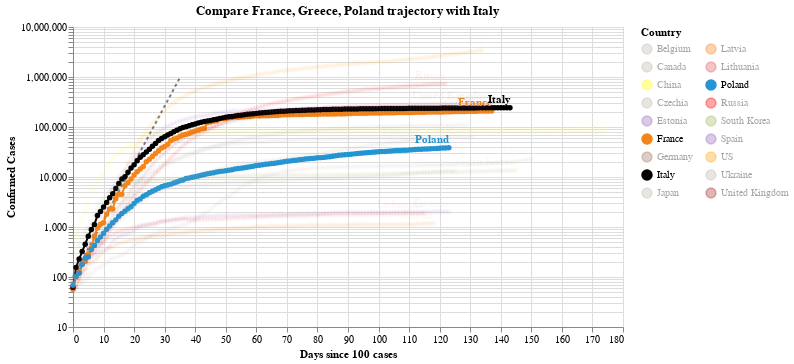

Write notebook code for a chart like this one.
### Code cell
#hide_input
chart2 = make_since_chart(dff2, ['France', 'Greece', 'Poland'], baseline_countries)
chart2

### Figure 1 — Vega-Lite specification as saved in the notebook (floating-point values rounded to 4 significant figures; data arrays with more than 128 entries replaced by an {"elided": "..."} marker saying what was removed)
{"config": {"view": {"continuousWidth": 400, "continuousHeight": 300}}, "layer": [{"data": {"name": "data-628230001892d6798b50651be41d1b3e"}, "mark": {"type": "line", "color": "black", "opacity": 0.5, "strokeDash": [3, 3]}, "encoding": {"x": {"type": "quantitative", "field": "Days since 100 cases"}, "y": {"type": "quantitative", "field": "Confirmed Cases"}}}, {"data": {"name": "data-d7082c4ddb33752e0b0c535cea8864a4"}, "mark": {"type": "line", "point": true}, "encoding": {"color": {"type": "nominal", "field": "Country", "legend": {"columns": 2}, "scale": {"domain": ["Belgium", "Canada", "China", "Czechia", "Estonia", "France", "Germany", "Italy", "Japan", "Latvia", "Lithuania", "Poland", "Russia", "South Korea", "Spain", "US", "Ukraine", "United Kingdom"], "range": ["#C1B7AD", "#C1B7AD", "yellow", "#C1B7AD", "#9467bd", "#F58518", "#9D755D", "black", "#C1B7AD", "#F58518", "#E45756", "#2495D3", "red", "#A1BA59", "#9467bd", "orange", "#C1B7AD", "brown"]}}, "opacity": {"condition": {"value": 1, "selection": "selector005"}, "value": 0.05}, "tooltip": [{"type": "nominal", "field": "Country"}, {"type": "temporal", "field": "Date"}, {"type": "quantitative", "field": "Confirmed Cases"}, {"type": "quantitative", "field": "Days since 100 cases"}], "x": {"type": "quantitative", "field": "Days since 100 cases"}, "y": {"type": "quantitative", "field": "Confirmed Cases", "scale": {"type": "log"}}}, "selection": {"selector005": {"type": "multi", "fields": ["Country"], "bind": "legend", "init": [{"Country": "France"}, {"Country": "Greece"}, {"Country": "Poland"}, {"Country": "Italy"}]}}, "width": 550}, {"data": {"name": "data-d7082c4ddb33752e0b0c535cea8864a4"}, "mark": {"type": "text", "align": "right", "dy": -8, "fontWeight": "bold"}, "encoding": {"color": {"type": "nominal", "field": "Country", "legend": {"columns": 2}, "scale": {"domain": ["Belgium", "Canada", "China", "Czechia", "Estonia", "France", "Germany", "Italy", "Japan", "Latvia", "Lithuania", "Poland", "Russia", "South Korea", "Spain", "US", "Ukraine", "United Kingdom"], "range": ["#C1B7AD", "#C1B7AD", "yellow", "#C1B7AD", "#9467bd", "#F58518", "#9D755D", "black", "#C1B7AD", "#F58518", "#E45756", "#2495D3", "red", "#A1BA59", "#9467bd", "orange", "#C1B7AD", "brown"]}}, "opacity": {"condition": {"value": 1, "selection": "selector005"}, "value": 0.05}, "text": {"type": "nominal", "field": "Country"}, "tooltip": [{"type": "nominal", "field": "Country"}, {"type": "temporal", "field": "Date"}, {"type": "quantitative", "field": "Confirmed Cases"}, {"type": "quantitative", "field": "Days since 100 cases"}], "x": {"type": "quantitative", "field": "Days since 100 cases"}, "y": {"type": "quantitative", "field": "Confirmed Cases", "scale": {"type": "log"}}}, "transform": [{"filter": "(datum['Date'] >= 1594684800000)"}], "width": 550}], "title": "Compare France, Greece, Poland trajectory with Italy", "$schema": "https://vega.github.io/schema/vega-lite/v4.0.2.json", "datasets": {"data-628230001892d6798b50651be41d1b3e": [{"Days since 100 cases": 0, "Confirmed Cases": 100.0}, {"Days since 100 cases": 1, "Confirmed Cases": 130.0}, {"Days since 100 cases": 2, "Confirmed Cases": 169.0}, {"Days since 100 cases": 3, "Confirmed Cases": 219.7}, {"Days since 100 cases": 4, "Confirmed Cases": 285.6}, {"Days since 100 cases": 5, "Confirmed Cases": 371.3}, {"Days since 100 cases": 6, "Confirmed Cases": 482.7}, {"Days since 100 cases": 7, "Confirmed Cases": 627.5}, {"Days since 100 cases": 8, "Confirmed Cases": 815.7}, {"Days since 100 cases": 9, "Confirmed Cases": 1060.0}, {"Days since 100 cases": 10, "Confirmed Cases": 1379.0}, {"Days since 100 cases": 11, "Confirmed Cases": 1792.0}, {"Days since 100 cases": 12, "Confirmed Cases": 2330.0}, {"Days since 100 cases": 13, "Confirmed Cases": 3029.0}, {"Days since 100 cases": 14, "Confirmed Cases": 3937.0}, {"Days since 100 cases": 15, "Confirmed Cases": 5119.0}, {"Days since 100 cases": 16, "Confirmed Cases": 6654.0}, {"Days since 100 cases": 17, "Confirmed Cases": 8650.0}, {"Days since 100 cases": 18, "Confirmed Cases": 11250.0}, {"Days since 100 cases": 19, "Confirmed Cases": 14620.0}, {"Days since 100 cases": 20, "Confirmed Cases": 19000.0}, {"Days since 100 cases": 21, "Confirmed Cases": 24710.0}, {"Days since 100 cases": 22, "Confirmed Cases": 32120.0}, {"Days since 100 cases": 23, "Confirmed Cases": 41750.0}, {"Days since 100 cases": 24, "Confirmed Cases": 54280.0}, {"Days since 100 cases": 25, "Confirmed Cases": 70560.0}, {"Days since 100 cases": 26, "Confirmed Cases": 91730.0}, {"Days since 100 cases": 27, "Confirmed Cases": 119300.0}, {"Days since 100 cases": 28, "Confirmed Cases": 155000.0}, {"Days since 100 cases": 29, "Confirmed Cases": 201500.0}, {"Days since 100 cases": 30, "Confirmed Cases": 262000.0}, {"Days since 100 cases": 31, "Confirmed Cases": 340600.0}, {"Days since 100 cases": 32, "Confirmed Cases": 442800.0}, {"Days since 100 cases": 33, "Confirmed Cases": 575600.0}, {"Days since 100 cases": 34, "Confirmed Cases": 748300.0}, {"Days since 100 cases": 35, "Confirmed Cases": 972800.0}], "data-d7082c4ddb33752e0b0c535cea8864a4": {"elided": "2409 records"}}}
